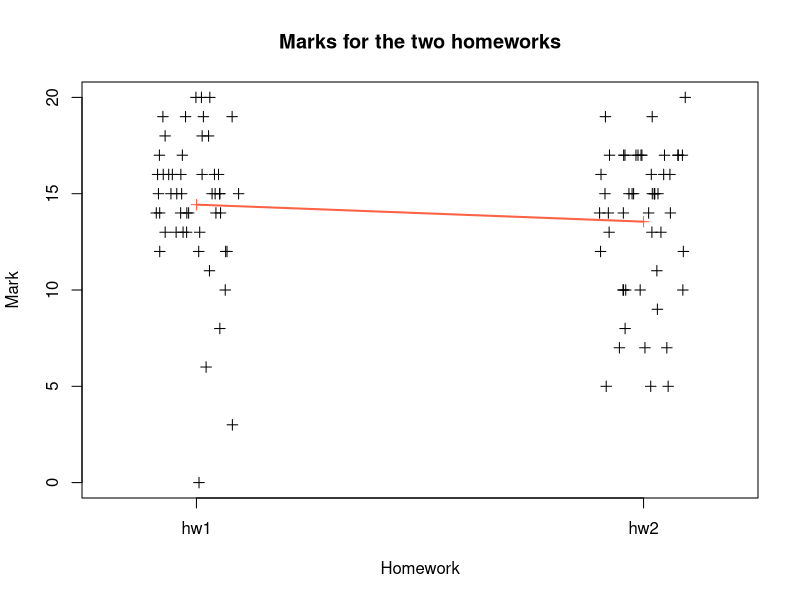

R code for this plot:
#!/usr/bin/env Rscript

marks <- read.csv(file="marks-data.csv",head=T,sep=";")

# An overview of the dataset's structure and size.

str(marks)
summary(marks)


# Central tendency and spread.

firstHomework <- subset(marks, homework == 'hw1')
secundHomework <- subset(marks, homework == 'hw2')

mean(firstHomework$mark)
mean(secundHomework$mark)
median(firstHomework$mark)
median(secundHomework$mark)
var(firstHomework$mark)
var(secundHomework$mark)
sd(firstHomework$mark)
sd(secundHomework$mark)


# Scatter plot.

stripchart(marks$mark~marks$homework, method="jitter", vertical=T, xlab="Homework", ylab="Mark", main="Marks for the two homeworks", pch=3)
points(c(mean(firstHomework$mark), mean(secundHomework$mark)), pch=3, col="tomato")
lines(c(mean(firstHomework$mark), mean(secundHomework$mark)), pch=3, col="tomato", lwd=2)
